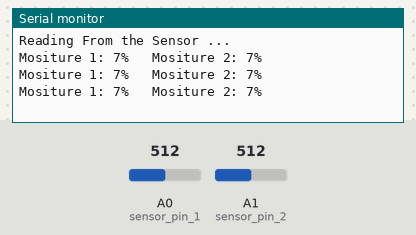
A sketch run on a simulated Arduino Uno, built with avr-gcc and run on an emulated ATmega328P. Parts: the last lines printed to the serial monitor. Inputs (shaded band) come from the test bench; at power-on: A0 (sensor_pin_1) = 512, A1 (sensor_pin_2) = 512.

Above: at 3.2 s.
3.3 s: A0 (sensor_pin_1) set to 716
At 3.9 s:
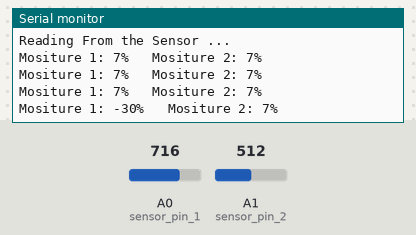
4.8 s: A1 (sensor_pin_2) set to 716
At 5.4 s:
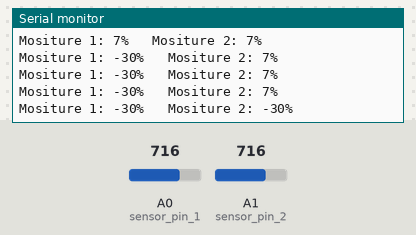
6.3 s: A0 (sensor_pin_1) set to 900
At 6.9 s:
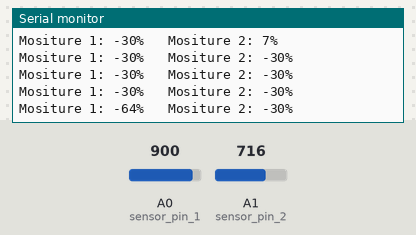
7.8 s: A1 (sensor_pin_2) set to 900
At 8.4 s:
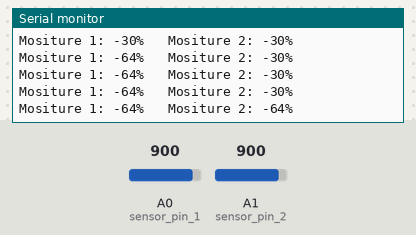
Timing chart, 0 to 10.3 s (numbered marks = the images above; inputs shaded):
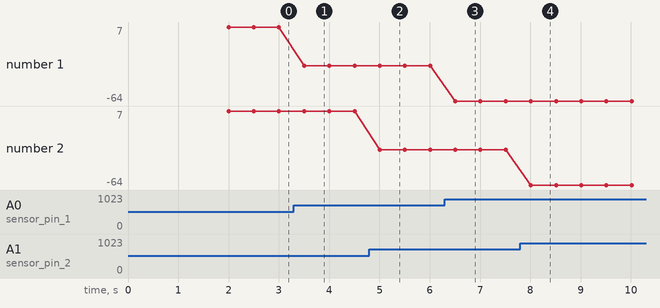

Measured:
- after the input at 3.3 s, the serial monitor: prints a new line after 0.20 s (image 1)
- after the input at 4.8 s, the serial monitor: prints a new line after 0.21 s (image 2)
- after the input at 6.3 s, the serial monitor: prints a new line after 0.21 s (image 3)
- after the input at 7.8 s, the serial monitor: prints a new line after 0.21 s (image 4)
- plotted number 1: 7 → -30 after the input at 3.3 s, -30 → -64 after the input at 6.3 s

The sketch:

fc_28_moisture1.ino
```cpp
int sensor_pin_1 = A0;
int sensor_pin_2 = A1;// Soil Sensor input at Analog PIN A0
int output_value_1 ;
int output_value_2 ;


void setup() {
  Serial.begin(9600);
  Serial.println("Reading From the Sensor ...");
  delay(2000);
  }

void loop() {
  output_value_1= analogRead(sensor_pin_1);
  output_value_1= map(output_value_1,550,10,0,100);
  Serial.print("Mositure 1: ");
  Serial.print(output_value_1);
  Serial.print("%");


  output_value_2= analogRead(sensor_pin_2);
  output_value_2= map(output_value_2,550,10,0,100);
  Serial.print("   Mositure 2: ");
  Serial.print(output_value_2);
  Serial.println("%");

  delay(500);
  }
```
